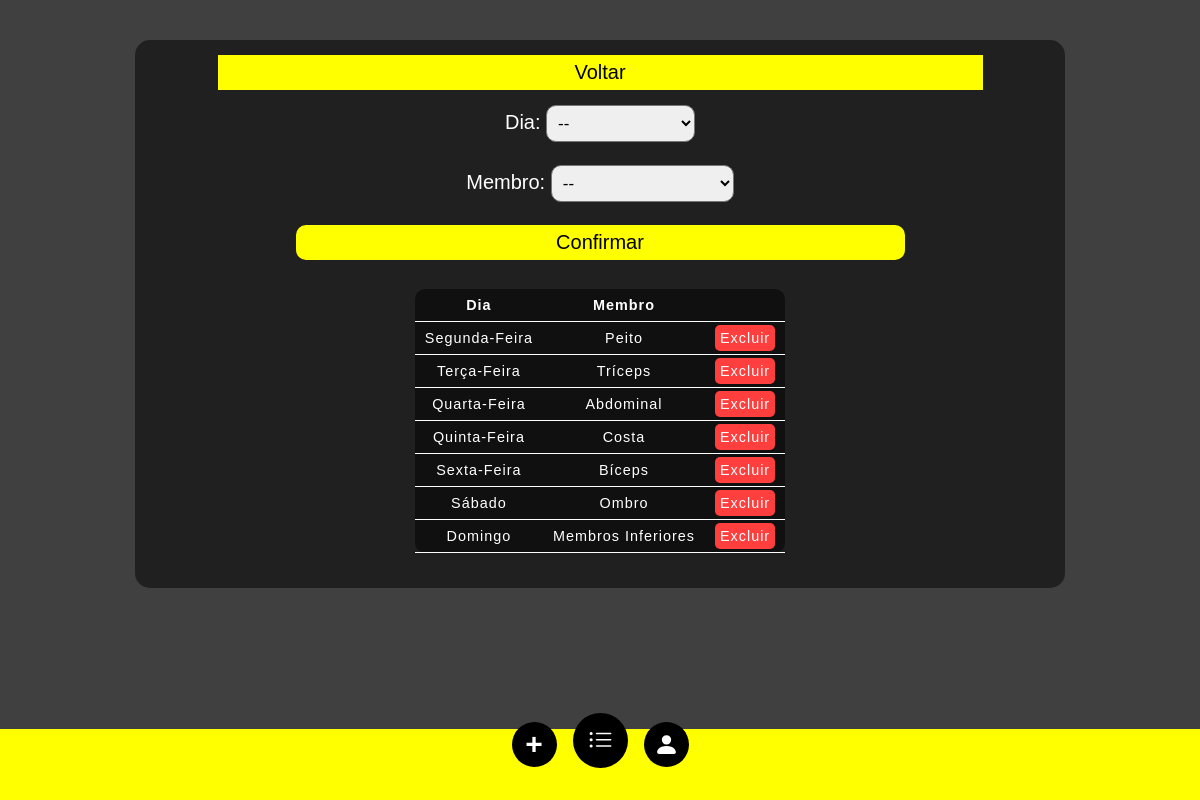
The page /OrganizarDiasMembros.php?id=3 on the database its author committed.
### tables this page shows
CREATE TABLE `treino_exercicios` (
  `tre_exe_id` int(11) NOT NULL,
  `usuario_id` int(11) NOT NULL,
  `treino_id` int(11) NOT NULL
);

CREATE TABLE `treinos` (
  `tre_id` int(11) NOT NULL,
  `membro_nome` varchar(50) NOT NULL,
  `dia_nome` varchar(15) NOT NULL
);

### OrganizarDiasMembros.php (the view, shortened to what this page needs)
<?php
    include("forms/conexao.php");
    if (isset($_GET['id']) && is_numeric($_GET['id'])) {
        $usuario_id = $_GET['id'];
        $select_dia_membros = "SELECT
            DISTINCT t.dia_nome AS Dia,
            t.membro_nome AS Membro,
            t.tre_id AS TreinoId,
            te.tre_exe_id AS TreExeId
        FROM
            usuario u
        JOIN
            treino_exercicios te ON u.usu_id = te.usuario_id
        JOIN
            treinos t ON te.treino_id = t.tre_id
        WHERE
            u.usu_id = $usuario_id;";
        $result=$conexao->query($select_dia_membros);
        $result_data_array = [];
        while($user_data = mysqli_fetch_assoc($result)){
            $result_data_array[] = $user_data;
        }
    }
    function gerarLink($caminho){
        switch ($caminho) {
            case 'criarTreino':
                if (isset($_GET['situacao'])) {
                    $situacao = $_GET['situacao'];
                    if ($situacao == "conectado") {
                        echo "<a href='criarTreino.php?situacao=conectado&id=". $_GET['id']."'>";
                    }else{
                        echo "<a href='criarTreino.php'>";
                    }
                }else{
                    echo "<a href='criarTreino.php'>";
                }
                break;
            case 'index':
                if (isset($_GET['situacao'])) {
                    $situacao = $_GET['situacao'];
                    if ($situacao == "conectado") {
                        echo "<a href='index.php?situacao=conectado&id=". $_GET['id']."' class='meus_treinos_link'>";
                    }else{
                        echo "<a href='index.php' class='meus_treinos_link'>";
                    }
                }else{
                    echo "<a href='index.php' class='meus_treinos_link'>";
                }
                break;
            case 'login':
                if (isset($_GET['situacao'])) {
                    $situacao = $_GET['situacao'];
                    if ($situacao == "conectado") {
                        echo "<a href='login.php?situacao=conectado&id=". $_GET['id']."' class='login_link'>";
                    }else{
                        echo "<a href='login.php' class='login_link'>";
                    }
                }else{
                    echo "<a href='login.php' class='login_link'>";
                }
                break;
        }
    }
?>
<!DOCTYPE html>
<html lang="en">
<head>
    <link rel="stylesheet" href="./assets/css/style12.css">
</head>
<body>
    <header>
        <nav>
            <?php
                gerarLink('criarTreino');
            ?>
                <div class="criar_treino">+</div>
            </a>
            <?php
                gerarLink('index');
            ?>
            </a>
            <?php
                gerarLink('login');
            ?>
                <svg xmlns="http://www.w3.org/2000/svg" width="16" height="16" fill="currentColor" class="bi bi-person-fill" viewBox="0 0 16 16">
                    <path d="M3 14s-1 0-1-1 1-4 6-4 6 3 6 4-1 1-1 1zm5-6a3 3 0 1 0 0-6 3 3 0 0 0 0 6"/>
                </svg>
            </a>
        </nav>
    </header>
    <section class="organizando_dias_treinos">
        <div class="conteiner_total_opcoes">
                <button class="btnVoltar">Voltar</button>
            </a>
            <div class="conteiner_selects">
                <form action="forms/adicionarDiaMembro.php?situacao=conectado&id=<?php echo $_GET['id']; ?>" method="POST">
                    <label for="dia">Dia: </label>
                    <select name="dia" id="dia">
                        <option value="">--</option>
                    </select> <br><br>
                    <label for="membro_treino">Membro: </label>
                    <select name="membro_treino" id="membro_treino">
                        <option value="">--</option>
                    </select> <br><br>
                    <button class="btnSalvarConfigTreino" type="submit">Confirmar</button>
                </form>
            </div>
            <div class="conteiner_tabela_dias_treinos">
                <table id="table_exericios">
                    <caption>
                    </caption>
                    <thead>
                    <tr>
                        <th scope="col">Dia</th>
                        <th scope="col">Membro</th>
                        <th scope="col"></th>
                    </tr>
                    </thead>
                    <tbody id="corpoTabelaPeito">
                    <?php
                        if (isset($_GET['id']) && is_numeric($_GET['id'])) {
                            foreach($result_data_array as $user_data){
                                echo "<tr>";
                                    echo "<td>".$user_data['Dia']."</td>";
                                    echo "<td>".$user_data['Membro']."</td>";
                                    echo "<td>
                                    <a href='forms/removerDiaMembro.php?situacao=conectado&id=". $_GET['id']."&TreinoId=". $user_data['TreinoId'] ."
                                    &TreExeId=" . $user_data['TreExeId'] . "&membro=" . $user_data['Membro'] ."'
                                     class='remove_exercicio'>Excluir</a></td>";
                                echo "</tr>";
                            }
                        }
                    ?>
                    </tbody>
                </table>
            </div>
        </div>
    </section>
</body>
</html>

### assets/css/style12.css (style rules this page uses)
body { padding: 0; margin: 0; background-color: #404040; color: white; font-family:'Lucida Sans', 'Lucida Sans Regular', 'Lucida Grande', 'Lucida Sans Unicode', Geneva, Verdana, sans-serif; }
header { background-color: yellow; width: 100%; padding-top: 0.5em; padding-bottom: 2em; display: flex; justify-content: center; position: fixed; bottom: 0; }
nav a { color: black; margin-top: -0.5em; text-decoration: none; }
nav { margin: auto; display: flex; gap: 1em; }
.criar_treino, .login_link { background-color: black; color: white; width: 45px; height: 45px; display: flex; font-size: 30px; font-weight: bold; justify-content: center; border-radius: 100%; transition: 0.3s; align-items: center; }
.login_link svg { width: 25px; height: 25px; transition: 0.3s; }
.meus_treinos_link { margin-top: -0.6em; background-color: black; color: white; width: 55px; height: 55px; display: flex; font-size: 40px; justify-content: center; border-radius: 100%; transition: 0.3s; align-items: center; }
.meus_treinos_link svg { width: 25px; height: 25px; transition: 0.3s; }
button { color: black; }
.criar_treino { margin-top: -0.25em; }
table { border-collapse: collapse; background-color: rgb(0, 0, 0, 0.5); border-radius: 10px; font-family: sans-serif; font-size: 0.9rem; letter-spacing: 1px; padding: 10px; margin-top: 2em; max-width: 95%; }
caption { caption-side: bottom; padding: 10px; font-weight: bold; }
th, td { border-bottom: 1px solid; padding: 8px 10px; }
#table_exericios { margin: auto; margin-top: 1em; }
form { padding: 15px; }
.remove_exercicio { background-color: rgb(255, 62, 62); min-height: 25px; min-width: 25px; text-decoration: none; color: white; border-radius: 5px; padding: 5px; }
.organizando_dias_treinos { display: flex; align-items: center; justify-content: center; }
.conteiner_total_opcoes { background-color: rgb(0, 0, 0, 0.5); width: 75%; margin: auto; margin-top: 2em; border-radius: 15px; padding: 15px; text-align: center; font-size: 20px; }
.conteiner_selects select { padding: 7px; border-radius: 10px; font-size: 17px; }
.btnSalvarConfigTreino { background-color: yellow; border: none; border-radius: 10px; height: 35px; width: 70%; font-size: 1em; cursor: pointer; }
.btnVoltar { background-color: yellow; border: none; height: 35px; width: 85%; font-size: 1em; cursor: pointer; }

### rows shown on the page
treino_exercicios: treino.dia_nome "Segunda-Feira", treino.membro_nome "Peito"
treino_exercicios: treino.dia_nome "Terça-Feira", treino.membro_nome "Tríceps"
treino_exercicios: treino.dia_nome "Quarta-Feira", treino.membro_nome "Abdominal"
treino_exercicios: treino.dia_nome "Quinta-Feira", treino.membro_nome "Costa"
treino_exercicios: treino.dia_nome "Sexta-Feira", treino.membro_nome "Bíceps"
treino_exercicios: treino.dia_nome "Sábado", treino.membro_nome "Ombro"
treino_exercicios: treino.dia_nome "Domingo", treino.membro_nome "Membros Inferiores"
